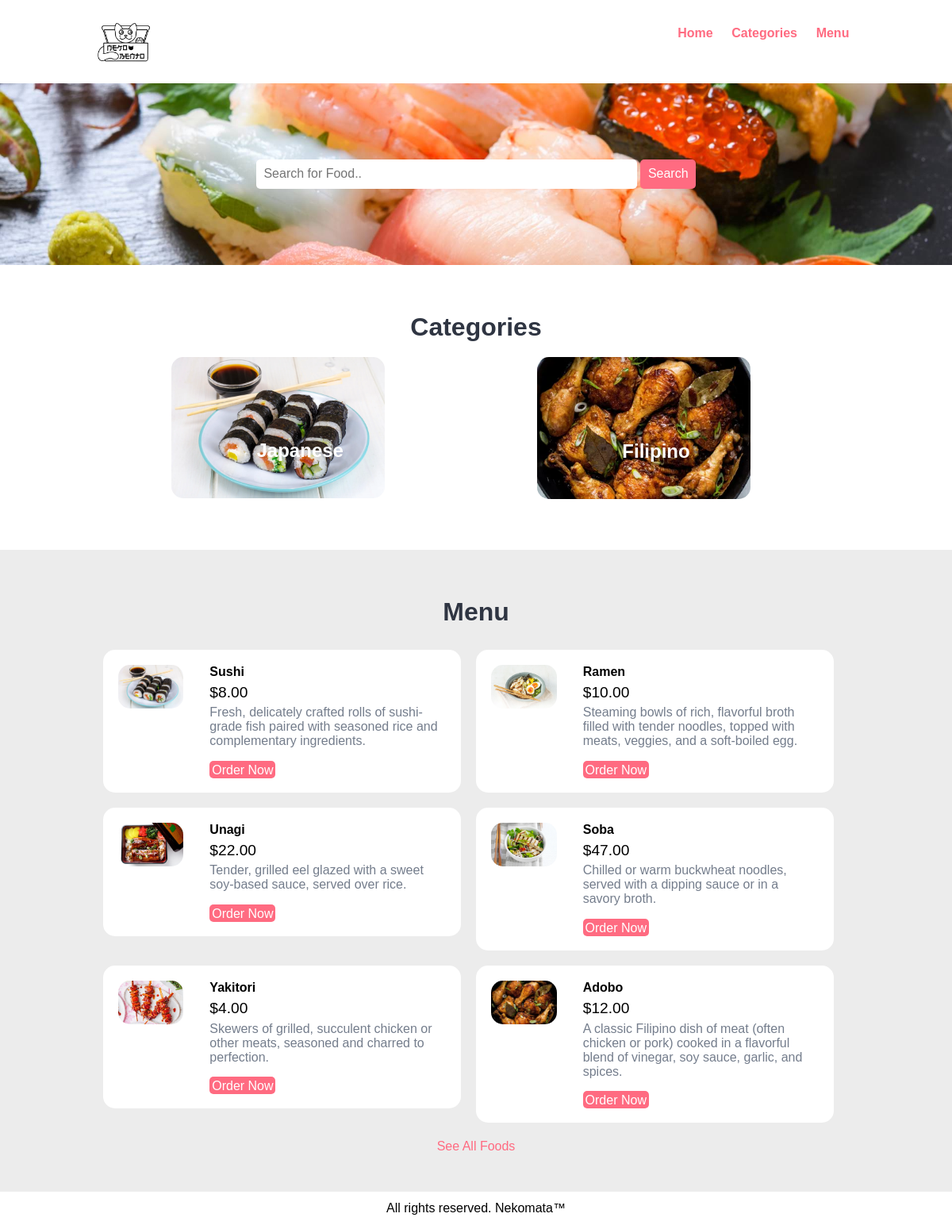
The page / on the database its author committed.
### tables this page shows
CREATE TABLE `tbl_category` (
  `Id` int(10) UNSIGNED NOT NULL,
  `title` varchar(100) NOT NULL,
  `image_name` varchar(255) NOT NULL,
  `featured` varchar(10) NOT NULL,
  `active` varchar(10) NOT NULL
);

CREATE TABLE `tbl_food` (
  `Id` int(10) UNSIGNED NOT NULL,
  `title` varchar(100) NOT NULL,
  `description` text NOT NULL,
  `price` decimal(10,2) NOT NULL,
  `image_name` varchar(255) NOT NULL,
  `category_id` int(10) UNSIGNED NOT NULL,
  `featured` varchar(10) NOT NULL,
  `active` varchar(10) NOT NULL
);

### index.php (the view, shortened to what this page needs)
<?php include('partials-front/menu.php'); ?>
<section class="food-search text-center">
    <div class="container">
        <form action="<?php echo SITEURL; ?>food-search.php" method="POST">
            <input type="search" name="search" placeholder="Search for Food.." required>
            <input type="submit" name="submit" value="Search" class="btn btn-primary">
        </form>
    </div>
</section>
<section class="categories">
    <div class="container">
        <h2 class="text-center">Categories</h2>
        <?php
            $sql = "SELECT * FROM tbl_category WHERE active='Yes' AND featured='Yes' LIMIT 3";
            $res = mysqli_query($conn, $sql);
            $count = mysqli_num_rows($res);
            if($count>0)
            {
                while($row=mysqli_fetch_assoc($res))
                {
                    $id = $row['Id'];
                    $title = $row['title'];
                    $image_name = $row['image_name'];
                    ?>
                    <a href="<?php echo SITEURL; ?>category-foods.php?category_id=<?php echo $id; ?>">
                        <div class="box-3 float-container">
                            <?php
                                if($image_name=="")
                                {
                                    echo "<div class='error'>Image not Available</div>";
                                }
                                else
                                {
                                    ?>
                                    <img src="<?php echo SITEURL; ?>images/category/<?php echo $image_name; ?>" alt="<?php echo $title; ?>" class="img-responsive img-curve">
                                    <?php
                                }
                            ?>
                            <h3 class="float-text text-white"><?php echo $title; ?></h3>
                        </div>
                    </a>
                    <?php
                }
            }
            else
            {
                echo "<div class='error'>Category not Added.</div>";
            }
        ?>
    </div>
</section>
<section class="food-menu">
    <div class="container">
        <h2 class="text-center">Menu</h2>
        <?php
        $sql2 = "SELECT * FROM tbl_food WHERE active='Yes' AND featured='Yes' LIMIT 6";
        $res2 = mysqli_query($conn, $sql2);
        $count2 = mysqli_num_rows($res2);
        if($count2>0)
        {
            while($row=mysqli_fetch_assoc($res2))
            {
                $id = $row['Id'];
                $title = $row['title'];
                $price = $row['price'];
                $description = $row['description'];
                $image_name = $row['image_name'];
                ?>
                <div class="food-menu-box">
                    <div class="food-menu-img">
                        <?php
                            if($image_name=="")
                            {
                                echo "<div class='error'>Image not available.</div>";
                            }
                            else
                            {
                                ?>
                                <img src="<?php echo SITEURL; ?>images/food/<?php echo $image_name; ?>" alt="Chicke Hawain Pizza" class="img-responsive img-curve">
                                <?php
                            }
                        ?>
                    </div>
                    <div class="food-menu-desc">
                        <h4><?php echo $title; ?></h4>
                        <p class="food-price">$<?php echo $price; ?></p>
                        <p class="food-detail">
                            <?php echo $description; ?>
                        </p>
                        <br>
                        <a href="<?php echo SITEURL; ?>order.php?food_id=<?php echo $id; ?>" class="btn btn-primary">Order Now</a>
                    </div>
                </div>
                <?php
            }
        }
        else
        {
            echo "<div class='error'>Food not available.</div>";
        }
        ?>
    </div>
    <p class="text-center">
        <a href="foods.php">See All Foods</a>
    </p>
</section>
<?php include('partials-front/footer.php'); ?>

### partials-front/menu.php (shortened to what this page needs)
<!DOCTYPE html>
<html lang="en">
<head>
    <link rel="stylesheet" href="css/style.css">
</head>
<body>
    <section class="navbar">
        <div class="container">
            <div class="logo">
                <a href="index.php" title="Logo">
                    <img src="images/logo.png" alt="Restaurant Logo" class="img-responsive">
                </a>
            </div>
            <div class="menu text-right">
                <ul>
                    <li>
                        <a href="<?php echo SITEURL; ?>index.php">Home</a>
                    </li>
                    <li>
                        <a href="<?php echo SITEURL; ?>categories.php">Categories</a>
                    </li>
                    <li>
                        <a href="<?php echo SITEURL; ?>foods.php">Menu</a>
                    </li>
                </ul>
            </div>
        </div>
    </section>

### partials-front/footer.php
<section class="footer">
        <div class="container text-center">
            <p>All rights reserved. Nekomata™</p>
        </div>
    </section>
</body>
</html>

### css/style.css (style rules this page uses)
* { margin: 0 0; padding: 0 0; font-family: Arial, Helvetica, sans-serif; }
.container { width: 80%; margin: 0 auto; padding: 1%; }
.img-responsive { width: 100%; }
.img-curve { border-radius: 15px; }
.text-right { text-align: right; }
.text-center { text-align: center; }
.text-white { color: white; }
a { color: #ff6b81; text-decoration: none; }
.btn { padding: 1%; border: none; font-size: 1rem; border-radius: 5px; }
.btn-primary { background-color: #ff6b81; color: white; cursor: pointer; }
h2 { color: #2f3542; font-size: 2rem; margin-bottom: 2%; }
h3 { font-size: 1.5rem; }
.float-container { position: relative; }
.float-text { position: absolute; bottom: 50px; left: 40%; }
.logo { width: 8%; float: left; }
.menu { line-height: 60px; }
.menu ul { list-style-type: none; }
.menu ul li { display: inline; padding: 1%; font-weight: bold; }
.food-search { background-image: url(../images/bg.jpg); background-size: cover; background-repeat: no-repeat; background-position: center; padding: 7% 0; }
.food-search input[type="search"] { width: 50%; padding: 1%; font-size: 1rem; border: none; border-radius: 5px; }
.categories { padding: 4% 0; }
.box-3 { width: 28%; float: left; margin-right: 10%; margin-left: 10%; }
.food-menu { background-color: #ececec; padding: 4% 0; }
.food-menu-box { width: 43%; margin: 1%; padding: 2%; float: left; background-color: white; border-radius: 15px; }
.food-menu-img { width: 20%; float: left; }
.food-menu-desc { width: 70%; float: left; margin-left: 8%; }
.food-price { font-size: 1.2rem; margin: 2% 0; }
.food-detail { font-size: 1rem; color: #747d8c; }

### rows shown on the page
tbl_category: image_name (picture), title "Japanese"
tbl_category: image_name (picture), title "Filipino"
tbl_food: image_name (picture), title "Sushi", price "8.00", description "Fresh, delicately crafted rolls of sushi-grade fish paired with seasoned rice and complementary ingredients."
tbl_food: image_name (picture), title "Ramen", price "10.00", description "Steaming bowls of rich, flavorful broth filled with tender noodles, topped with meats, veggies, and a soft-boiled egg."
tbl_food: image_name (picture), title "Unagi", price "22.00", description "Tender, grilled eel glazed with a sweet soy-based sauce, served over rice."
tbl_food: image_name (picture), title "Soba", price "47.00", description "Chilled or warm buckwheat noodles, served with a dipping sauce or in a savory broth."
tbl_food: image_name (picture), title "Yakitori", price "4.00", description "Skewers of grilled, succulent chicken or other meats, seasoned and charred to perfection."
tbl_food: image_name (picture), title "Adobo", price "12.00", description "A classic Filipino dish of meat (often chicken or pork) cooked in a flavorful blend of vinegar, soy sauce, garlic, and spices."
